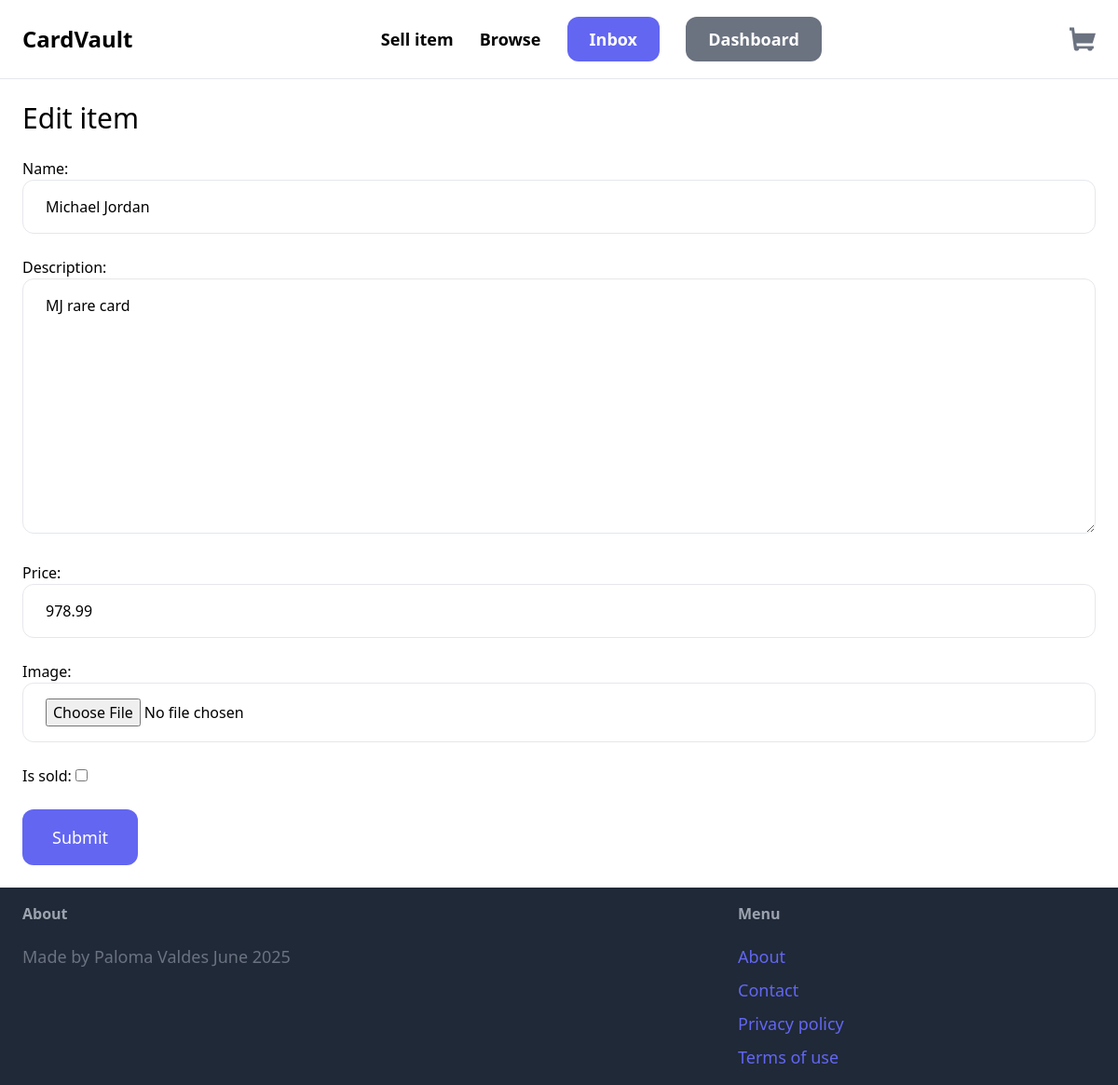
Screenshot of /items/4/edit/ (signed in) with the database file from the repository.
### item/models.py (models this page shows, shortened)
class Item(models.Model):
    category = models.ForeignKey(Category, related_name='items', on_delete=models.CASCADE)
    name = models.CharField(max_length=255)
    description = models.TextField(blank=True, null=True)
    price = models.DecimalField(max_digits=10, decimal_places=2)
    image = models.ImageField(upload_to='item_images', blank=True, null=True)
    is_sold = models.BooleanField(default=False)
    created_by = models.ForeignKey(User, related_name='items', on_delete=models.CASCADE)
    created_at = models.DateTimeField(auto_now_add=True)

### item/views.py (the view)
# urls.py: path('<int:pk>/edit/', views.edit, name='edit'),
@login_required
def edit(request, pk):
    item = get_object_or_404(Item, pk=pk, created_by=request.user)
    if request.method == 'POST':
        form = EditItemForm(request.POST, request.FILES, instance=item)
        if form.is_valid():
            form.save()
            return redirect('item:detail', pk=item.id)
    else:
        form = EditItemForm(instance=item)
    return render(request, 'item/form.html',
        {'form':form,
        'title': 'Edit item'})

### item/forms.py
class EditItemForm(forms.ModelForm):
    class Meta:
        model = Item
        fields = ('name', 'description', 'price', 'image', 'is_sold')
        widgets = {
            'name': forms.TextInput(attrs={
                'class': INPUT_CLASSES
            }),
            'description': forms.Textarea(attrs={
                'class': INPUT_CLASSES
            }),
            'price': forms.TextInput(attrs={
                'class': INPUT_CLASSES
            }),
            'image': forms.FileInput(attrs={
                'class': INPUT_CLASSES
            }),
        }

### item/templates/item/form.html (shortened to what this page needs)
{% extends 'core/base.html' %}
{% block content %}
<h1 class="mb-6 text-3xl">{{ title }}</h1>
<form method="post" action="." enctype="multipart/form-data">
    <div class="space-y-6">
        {{ form.as_p }}
    </div>
        <button class="mt-6 py-4 px-8 text-lg bg-indigo-500 hover:bg-indigo-700 rounded-xl text-white">Submit</button>
</form>
{% endblock %}

### rows the page displays
Item: name "Michael Jordan", description "MJ rare card", price "978.99"

### other values shown
{{ title }} "Edit item"
